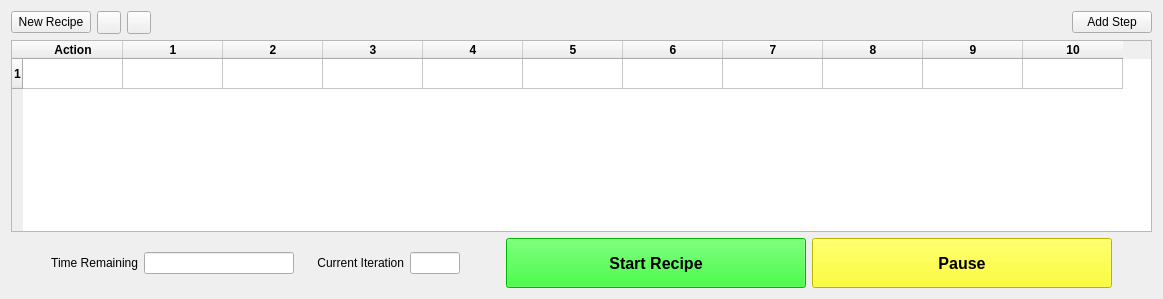
      <widget class="QWidget" name="recipe_tab">
       <attribute name="title">
        <string>Recipe</string>
       </attribute>
       <layout class="QVBoxLayout" name="verticalLayout">
        <item>
         <layout class="QHBoxLayout" name="horizontalLayout_5">
          <item>
           <widget class="QPushButton" name="new_recipe">
            <property name="text">
             <string>New Recipe</string>
            </property>
           </widget>
          </item>
          <item>
           <widget class="QToolButton" name="recipe_save">
            <property name="text">
             <string/>
            </property>
            <property name="icon">
             <iconset theme="QIcon::ThemeIcon::DocumentSave"/>
            </property>
           </widget>
          </item>
          <item>
           <widget class="QToolButton" name="recipe_load">
            <property name="text">
             <string/>
            </property>
            <property name="icon">
             <iconset theme="QIcon::ThemeIcon::DocumentOpen"/>
            </property>
           </widget>
          </item>
          <item>
           <spacer name="horizontalSpacer">
            <property name="orientation">
             <enum>Qt::Orientation::Horizontal</enum>
            </property>
            <property name="sizeHint" stdset="0">
             <size>
              <width>40</width>
              <height>20</height>
             </size>
            </property>
           </spacer>
          </item>
          <item>
           <widget class="QPushButton" name="add_recipe_step">
            <property name="text">
             <string>Add Step</string>
            </property>
           </widget>
          </item>
         </layout>
        </item>
        <item>
         <widget class="QTableWidget" name="recipe_table">
          <property name="styleSheet">
           <string notr="true">QHeaderView::section { font-weight: bold; }
QTableWidget::item { text-align: center; }
QTableWidget:disabled {
    color: black;
}

QTableView::item:disabled {
    color: black;
}

QComboBox:disabled {
    color: black;
}

QHeaderView::section:disabled {
    color: black;
}</string>
          </property>
          <property name="alternatingRowColors">
           <bool>false</bool>
          </property>
          <property name="cornerButtonEnabled">
           <bool>true</bool>
          </property>
          <property name="rowCount">
           <number>1</number>
          </property>
          <attribute name="horizontalHeaderVisible">
           <bool>true</bool>
          </attribute>
          <attribute name="horizontalHeaderCascadingSectionResizes">
           <bool>false</bool>
          </attribute>
          <attribute name="horizontalHeaderShowSortIndicator" stdset="0">
           <bool>false</bool>
          </attribute>
          <attribute name="horizontalHeaderStretchLastSection">
           <bool>false</bool>
          </attribute>
          <row/>
          <column>
           <property name="text">
            <string>Action</string>
           </property>
          </column>
          <column>
           <property name="text">
            <string>1</string>
           </property>
          </column>
          <column>
           <property name="text">
            <string>2</string>
           </property>
          </column>
          <column>
           <property name="text">
            <string>3</string>
           </property>
          </column>
          <column>
           <property name="text">
            <string>4</string>
           </property>
          </column>
          <column>
           <property name="text">
            <string>5</string>
           </property>
          </column>
          <column>
           <property name="text">
            <string>6</string>
           </property>
          </column>
          <column>
           <property name="text">
            <string>7</string>
           </property>
          </column>
          <column>
           <property name="text">
            <string>8</string>
           </property>
          </column>
          <column>
           <property name="text">
            <string>9</string>
           </property>
          </column>
          <column>
           <property name="text">
            <string>10</string>
           </property>
          </column>
         </widget>
        </item>
        <item>
         <layout class="QHBoxLayout" name="horizontalLayout_2">
          <property name="sizeConstraint">
           <enum>QLayout::SizeConstraint::SetDefaultConstraint</enum>
          </property>
          <item>
           <spacer name="horizontalSpacer_6">
            <property name="orientation">
             <enum>Qt::Orientation::Horizontal</enum>
            </property>
            <property name="sizeHint" stdset="0">
             <size>
              <width>40</width>
              <height>20</height>
             </size>
            </property>
           </spacer>
          </item>
          <item>
           <widget class="QLabel" name="recipe_time_monitor_label">
            <property name="sizePolicy">
             <sizepolicy hsizetype="Minimum" vsizetype="Fixed">
              <horstretch>0</horstretch>
              <verstretch>0</verstretch>
             </sizepolicy>
            </property>
            <property name="minimumSize">
             <size>
              <width>0</width>
              <height>0</height>
             </size>
            </property>
            <property name="maximumSize">
             <size>
              <width>150</width>
              <height>16777215</height>
             </size>
            </property>
            <property name="styleSheet">
             <string notr="true">font: 700 12pt &quot;Segoe UI&quot;;</string>
            </property>
            <property name="text">
             <string>Time Remaining</string>
            </property>
            <property name="alignment">
             <set>Qt::AlignmentFlag::AlignRight|Qt::AlignmentFlag::AlignTrailing|Qt::AlignmentFlag::AlignVCenter</set>
            </property>
           </widget>
          </item>
          <item>
           <widget class="QLineEdit" name="recipe_time_monitor_data">
            <property name="sizePolicy">
             <sizepolicy hsizetype="Fixed" vsizetype="Fixed">
              <horstretch>0</horstretch>
              <verstretch>0</verstretch>
             </sizepolicy>
            </property>
            <property name="minimumSize">
             <size>
              <width>150</width>
              <height>0</height>
             </size>
            </property>
            <property name="maximumSize">
             <size>
              <width>150</width>
              <height>16777215</height>
             </size>
            </property>
            <property name="styleSheet">
             <string notr="true">font: 12pt &quot;Segoe UI&quot;;</string>
            </property>
            <property name="alignment">
             <set>Qt::AlignmentFlag::AlignCenter</set>
            </property>
            <property name="readOnly">
             <bool>true</bool>
            </property>
           </widget>
          </item>
          <item>
           <widget class="QLabel" name="recipe_loop_monitor_label">
            <property name="sizePolicy">
             <sizepolicy hsizetype="Minimum" vsizetype="Fixed">
              <horstretch>0</horstretch>
              <verstretch>0</verstretch>
             </sizepolicy>
            </property>
            <property name="minimumSize">
             <size>
              <width>0</width>
              <height>0</height>
             </size>
            </property>
            <property name="maximumSize">
             <size>
              <width>200</width>
              <height>16777215</height>
             </size>
            </property>
            <property name="styleSheet">
             <string notr="true">font: 700 12pt &quot;Segoe UI&quot;;</string>
            </property>
            <property name="text">
             <string>     Current Iteration</string>
            </property>
            <property name="alignment">
             <set>Qt::AlignmentFlag::AlignRight|Qt::AlignmentFlag::AlignTrailing|Qt::AlignmentFlag::AlignVCenter</set>
            </property>
           </widget>
          </item>
          <item>
           <widget class="QLineEdit" name="recipe_loop_monitor_data">
            <property name="sizePolicy">
             <sizepolicy hsizetype="Fixed" vsizetype="Fixed">
              <horstretch>0</horstretch>
              <verstretch>0</verstretch>
             </sizepolicy>
            </property>
            <property name="minimumSize">
             <size>
              <width>50</width>
              <height>0</height>
             </size>
            </property>
            <property name="maximumSize">
             <size>
              <width>50</width>
              <height>16777215</height>
             </size>
            </property>
            <property name="styleSheet">
             <string notr="true">font: 12pt &quot;Segoe UI&quot;;</string>
            </property>
            <property name="alignment">
             <set>Qt::AlignmentFlag::AlignCenter</set>
            </property>
            <property name="readOnly">
             <bool>true</bool>
            </property>
           </widget>
          </item>
          <item>
           <spacer name="horizontalSpacer_5">
            <property name="orientation">
             <enum>Qt::Orientation::Horizontal</enum>
            </property>
            <property name="sizeHint" stdset="0">
             <size>
              <width>40</width>
              <height>20</height>
             </size>
            </property>
           </spacer>
          </item>
          <item>
           <widget class="QPushButton" name="recipe_start">
            <property name="sizePolicy">
             <sizepolicy hsizetype="Fixed" vsizetype="Fixed">
              <horstretch>0</horstretch>
              <verstretch>0</verstretch>
             </sizepolicy>
            </property>
            <property name="minimumSize">
             <size>
              <width>300</width>
              <height>50</height>
             </size>
            </property>
            <property name="font">
             <font>
              <pointsize>12</pointsize>
              <bold>true</bold>
             </font>
            </property>
            <property name="styleSheet">
             <string notr="true">background-color: rgb(0, 255, 0);</string>
            </property>
            <property name="text">
             <string>Start Recipe</string>
            </property>
           </widget>
          </item>
          <item>
           <widget class="QPushButton" name="recipe_pause">
            <property name="minimumSize">
             <size>
              <width>300</width>
              <height>50</height>
             </size>
            </property>
            <property name="font">
             <font>
              <pointsize>12</pointsize>
              <bold>true</bold>
             </font>
            </property>
            <property name="styleSheet">
             <string notr="true">background-color: rgb(255, 255, 0);</string>
            </property>
            <property name="text">
             <string>Pause</string>
            </property>
           </widget>
          </item>
          <item>
           <spacer name="horizontalSpacer_13">
            <property name="orientation">
             <enum>Qt::Orientation::Horizontal</enum>
            </property>
            <property name="sizeHint" stdset="0">
             <size>
              <width>40</width>
              <height>20</height>
             </size>
            </property>
           </spacer>
          </item>
         </layout>
        </item>
       </layout>
      </widget>
